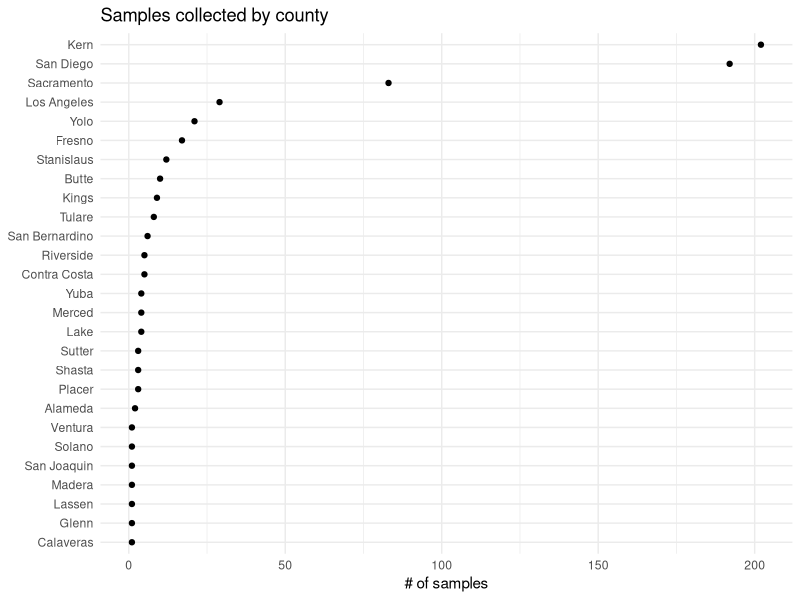
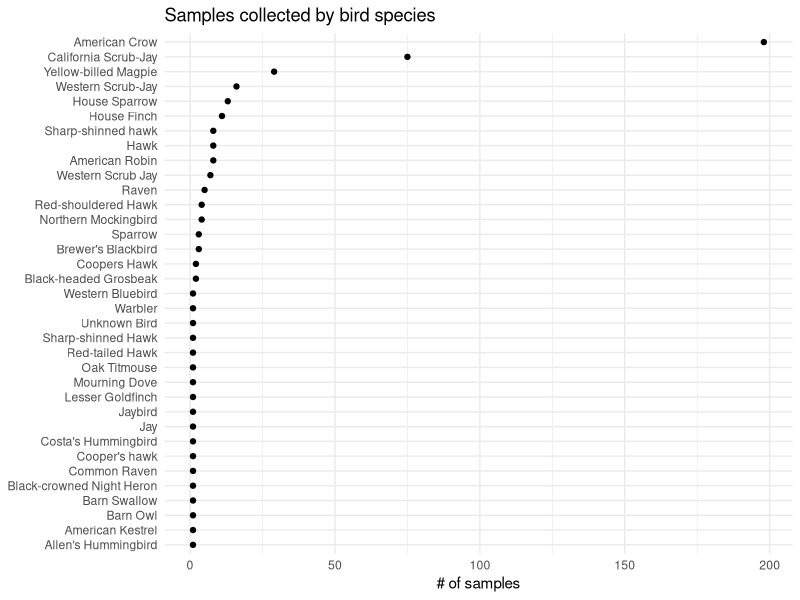
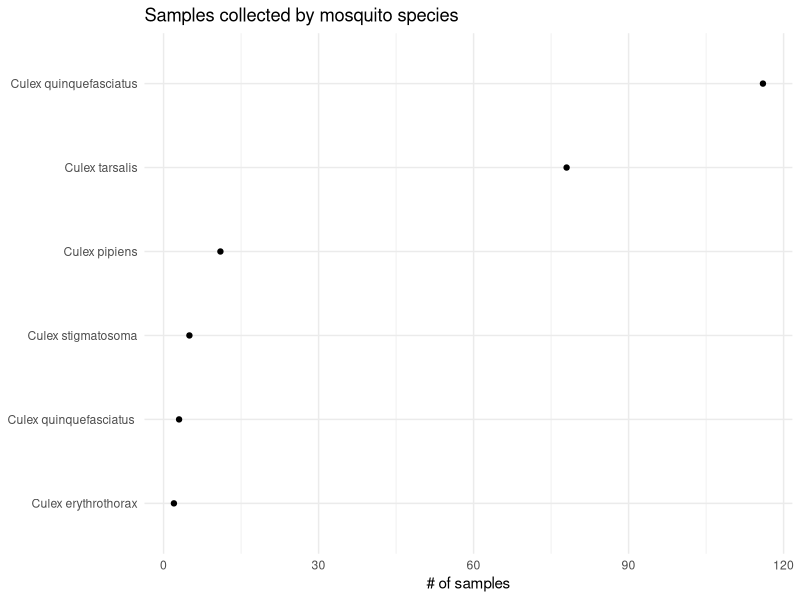

Write the R code that produced these figures, in order.
## ---- chunk 1
knitr::opts_chunk$set(echo = FALSE, warning = FALSE, message = FALSE, error = FALSE, comment = FALSE)
options(readr.show_progress = FALSE)
## ---- chunk 2
library(tidyverse)
library(ggthemes)
## ---- chunk 3
wn_meta_filtered <- read.csv("../metadata/metadata.csv") %>% 
  select(Scripps.ID, Species, Sample.type, Collection.date, County, Latitude, Longitude)

wn_meta_sum_county <- wn_meta_filtered %>% 
  group_by(County) %>% 
  summarize(
    n = n()) %>% 
  ungroup()

wn_meta_sum_county %>%
  mutate(County = fct_reorder(County, n)) %>% 
  ggplot(aes(x = County, y = n)) +
  geom_point() +
  coord_flip() +
  theme_minimal() +
  labs(title = "Samples collected by county", x = NULL, y = "# of samples")
## ---- chunk 4
wn_meta_sum_species <- wn_meta_filtered %>% 
  filter(Sample.type == "Tissue") %>% 
  group_by(Species) %>% 
  summarize(
    n = n()) %>% 
  ungroup()

wn_meta_sum_species %>%
  mutate(Species = fct_reorder(Species, n)) %>% 
  ggplot(aes(x = Species, y = n)) +
  geom_point() +
  coord_flip() +
  theme_minimal() +
  labs(title = "Samples collected by bird species", x = NULL, y = "# of samples")    
## ---- chunk 5
wn_meta_sum_mosquitos <- wn_meta_filtered %>% 
  filter(Sample.type == "Pooled mosquitos") %>% 
  group_by(Species) %>% 
  summarize(
    n = n()) %>% 
  ungroup()

wn_meta_sum_mosquitos %>%
  mutate(Species = fct_reorder(Species, n)) %>% 
  ggplot(aes(x = Species, y = n)) +
  geom_point() +
  coord_flip() +
  theme_minimal() +
  labs(title = "Samples collected by mosquito species", x = NULL, y = "# of samples")    
